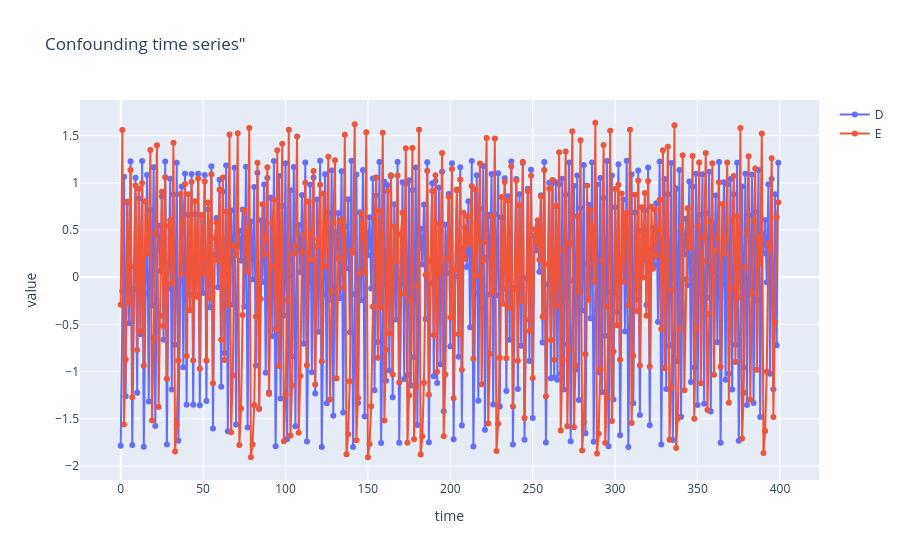

The notebook cell saved with this chart:
### Code cell
fig = go.Figure()

fig.add_trace(go.Scatter(x = torch.arange(0, x_norm.shape[0]), y = d_norm,
                    mode = 'lines+markers',
                    name = 'D'))

fig.add_trace(go.Scatter(x = torch.arange(0, x_norm.shape[0]), y = e_norm,
                    mode = 'lines+markers',
                    name = 'E'))

fig.update_layout(title = 'Confounding time series"',
                   xaxis_title = 'time',
                   yaxis_title = 'value')

fig.show()

### Figure 1 — Plotly figure (JSON) as saved in the notebook; plotly's stock layout.template omitted (floating-point values rounded to 4 significant figures; data arrays with more than 128 entries replaced by an {"elided": "..."} marker saying what was removed)
{"data": [{"mode": "lines+markers", "name": "D", "type": "scatter", "x": {"elided": "400 int values"}, "y": {"elided": "400 float values"}}, {"mode": "lines+markers", "name": "E", "type": "scatter", "x": {"elided": "400 int values"}, "y": {"elided": "400 float values"}}], "layout": {"title": {"text": "Confounding time series\""}, "xaxis": {"title": {"text": "time"}}, "yaxis": {"title": {"text": "value"}}}}
